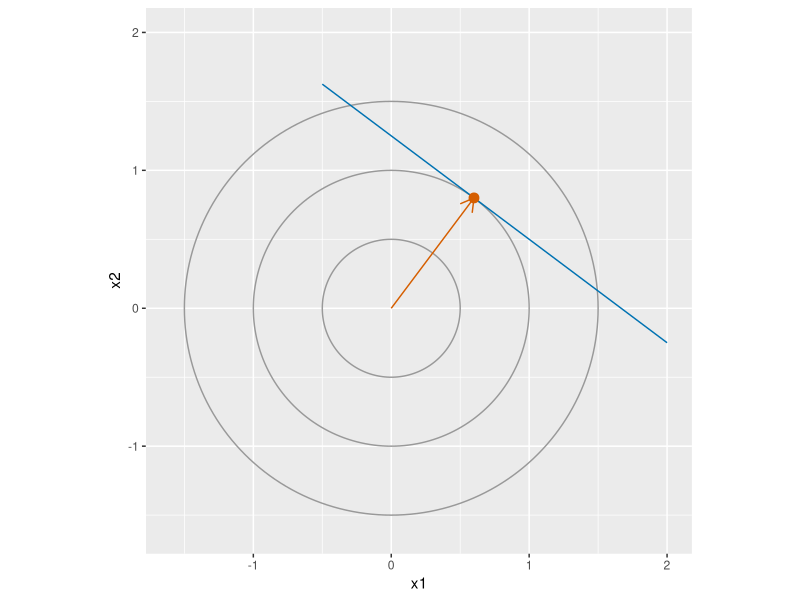

Recreate this plot in R.
## ---- chunk 1
#| label: lagrange-line-r
#| fig-alt: >-
#|   Plot over the plane of concentric circles centered at the origin, in
#|   grey, with radii 0.5, 1 and 1.5, and a blue straight line 3 x1 plus 4 x2
#|   equals 5 running from upper left to lower right. The line touches the
#|   circle of radius 1 at the point (0.6, 0.8), marked by a vermilion circle,
#|   and stays outside the circle everywhere else. A vermilion arrow from the
#|   origin to that point is perpendicular to the line.
#| fig-height: 4
#| fig-width: 5
ll_theta_ll <- seq(0, 2 * pi, length.out = 201)
ll_circles_ll <- expand.grid(theta = ll_theta_ll, radius = c(0.5, 1, 1.5))
ll_circles_ll$x1 <- ll_circles_ll$radius * cos(ll_circles_ll$theta)
ll_circles_ll$x2 <- ll_circles_ll$radius * sin(ll_circles_ll$theta)
ll_line_ll <- tibble::tibble(x1 = c(-0.5, 2), x2 = (5 - 3 * c(-0.5, 2)) / 4)
ll_point_ll <- tibble::tibble(x1 = 0.6, x2 = 0.8)
ggplot2::ggplot() +
  ggplot2::geom_path(
    data = ll_circles_ll,
    ggplot2::aes(x1, x2, group = radius), colour = "grey60"
  ) +
  ggplot2::geom_line(
    data = ll_line_ll, ggplot2::aes(x1, x2), colour = "#0072B2"
  ) +
  ggplot2::geom_segment(
    ggplot2::aes(x = 0, y = 0, xend = 0.6, yend = 0.8),
    colour = "#D55E00",
    arrow = grid::arrow(length = grid::unit(0.15, "inches"))
  ) +
  ggplot2::geom_point(
    data = ll_point_ll, ggplot2::aes(x1, x2), colour = "#D55E00", size = 3
  ) +
  ggplot2::coord_fixed(xlim = c(-1.6, 2), ylim = c(-1.6, 2)) +
  ggplot2::labs(x = "x1", y = "x2")
